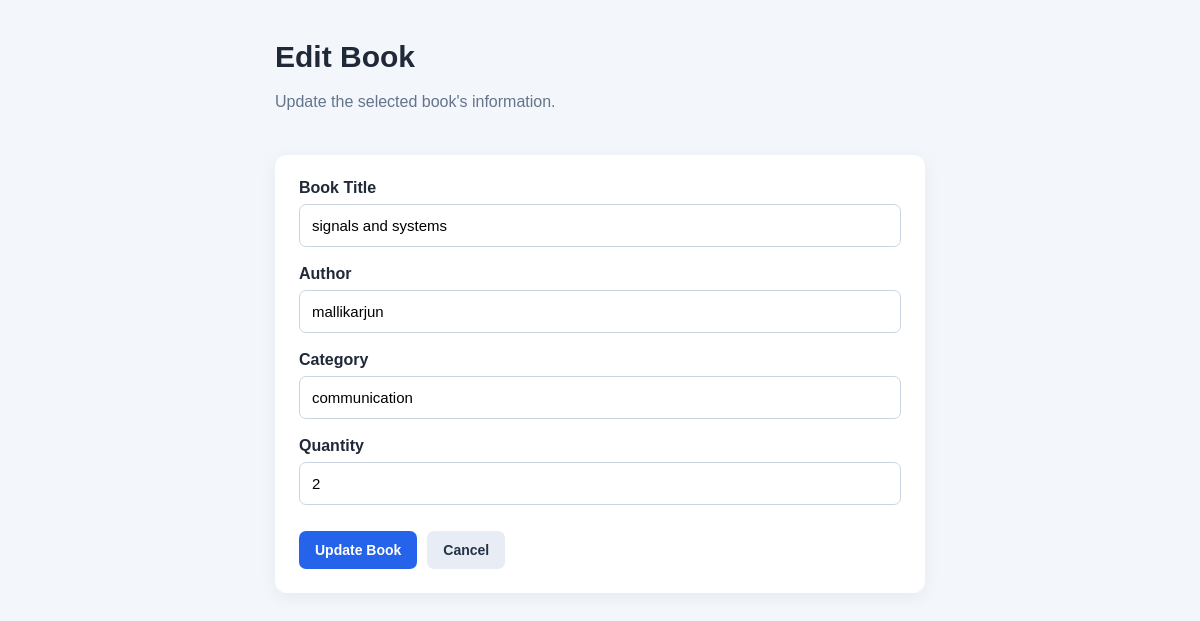
Screenshot of /edit/1 with the database file from the repository.
### tables this page shows
CREATE TABLE books (
            id INTEGER PRIMARY KEY AUTOINCREMENT,
            title TEXT NOT NULL,
            author TEXT NOT NULL,
            category TEXT NOT NULL,
            quantity INTEGER NOT NULL CHECK (quantity >= 0)
        );

### app.py (the view, shortened to what this page needs)
@app.route("/edit/<int:book_id>", methods=["GET", "POST"])
def edit_book(book_id):
    conn = get_db_connection()
    book = conn.execute(
        "SELECT * FROM books WHERE id = ?", (book_id,)
    ).fetchone()
    if book is None:
        conn.close()
        flash("Book not found.", "error")
        return redirect(url_for("index"))
    conn.close()
    return render_template("edit_book.html", book=book)

### app.py (called while the page is built)
def get_db_connection():
    conn = sqlite3.connect(DATABASE)
    conn.row_factory = sqlite3.Row
    return conn

### templates/edit_book.html (shortened to what this page needs)
<!DOCTYPE html>
<html lang="en">
<head>
    <link rel="stylesheet" href="{{ url_for('static', filename='style.css') }}">
</head>
<body>
    <div class="container narrow">
        <header class="page-header">
            <div>
                <h1>Edit Book</h1>
                <p>Update the selected book's information.</p>
            </div>
        </header>
        <section class="card">
            <form method="POST"
                  action="{{ url_for('edit_book', book_id=book.id) }}">
                <label for="title">Book Title</label>
                <input id="title" name="title" type="text"
                       value="{{ book.title }}" required maxlength="200">
                <label for="author">Author</label>
                <input id="author" name="author" type="text"
                       value="{{ book.author }}" required maxlength="150">
                <label for="category">Category</label>
                <input id="category" name="category" type="text"
                       value="{{ book.category }}" required maxlength="100">
                <label for="quantity">Quantity</label>
                <input id="quantity" name="quantity" type="number"
                       value="{{ book.quantity }}" min="0" step="1" required>
                <div class="form-actions">
                    <button class="btn primary" type="submit">Update Book</button>
                    <a class="btn secondary" href="{{ url_for('index') }}">Cancel</a>
                </div>
            </form>
        </section>
    </div>
</body>
</html>

### static/style.css (style rules this page uses)
* { box-sizing: border-box; }
body { margin: 0; font-family: Arial, Helvetica, sans-serif; background: #f3f6fb; color: #1f2937; }
.container { width: min(1100px, 92%); margin: 40px auto; }
.container.narrow { max-width: 650px; }
.page-header { display: flex; justify-content: space-between; align-items: center; gap: 20px; margin-bottom: 25px; }
h1 { margin: 0 0 8px; font-size: 30px; }
p { color: #64748b; line-height: 1.5; }
.card { background: #ffffff; padding: 24px; border-radius: 12px; margin-bottom: 22px; box-shadow: 0 4px 18px rgba(15, 23, 42, 0.06); }
.btn { display: inline-block; border: none; border-radius: 7px; padding: 11px 16px; font-size: 14px; text-decoration: none; cursor: pointer; font-weight: 600; white-space: nowrap; }
.primary { background: #2563eb; color: white; }
.secondary { background: #e8edf5; color: #243247; }
input { width: 100%; padding: 12px; margin: 7px 0 18px; border: 1px solid #cbd5e1; border-radius: 7px; font-size: 15px; }
label { display: block; font-weight: 600; }
.form-actions { display: flex; gap: 10px; margin-top: 8px; }

### rows the page displays
books: title "signals and systems", author "mallikarjun", category "communication", quantity "2"
